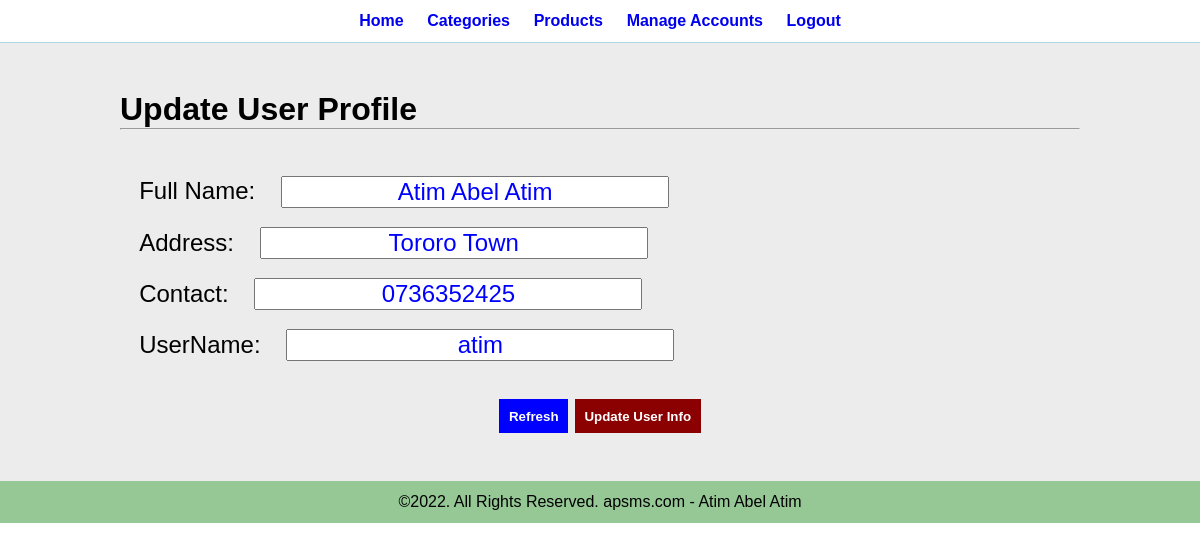
/admin/update_user.php?update_id=1 (signed in), run on the app's committed database.
### tables this page shows
CREATE TABLE `user` (
  `s_no` int(11) NOT NULL,
  `FullName` varchar(150) NOT NULL,
  `Address` varchar(150) NOT NULL,
  `Contact` varchar(20) NOT NULL,
  `Username` varchar(150) NOT NULL,
  `Password` varchar(25) NOT NULL
);

### admin/update_user.php (the view, shortened to what this page needs)
<?php include ("includes/header.php"); ?>
<div class="main">
<div class="wrapper">
<h1>Update User Profile</h1><hr><br><br>
<div class="credentials">
<form action="" method="post" autocomplete="off">
<?php
include("../db_connect.php");
if(isset($_GET['update_id']))
{
$uid = $_GET['update_id'];
$query = "select * from user where s_no = '$uid'";
$exec = mysqli_query($con,$query);
while($row = mysqli_fetch_array($exec))
{
echo("<label>Full Name: </label><input type='text' value='$row[1]' name='cname' required><br>");
echo("<label>Address: </label><input type='text' value='$row[2]' name='cad' required><br>");
echo("<label>Contact: </label><input type='tel' value='$row[3]' name='ctel' required><br>");
echo("<label>UserName: </label><input type='text' value='$row[4]' name='uname' required><br>");
}
}
?>
<div><br>
<center>
<button class="btn-secondary" type="reset" name="reset" id="rfr">Refresh</button>
<button class="btn-primary" type="submit" name="submit" id="save">Update User Info</button>
</center>
</div>
</form>
</div>
</div>
</div>
<?php include ("includes/footer.php"); ?>
</body>
</html>

### css/admin.css (style rules this page uses)
* { font-family: 'Lucida Sans', 'Lucida Sans Regular', 'Lucida Grande', 'Lucida Sans Unicode', Geneva, Verdana, sans-serif; margin: 0; padding: 0; }
.wrapper { width: 80%; padding: 1%; margin: 0 auto; }
.btn-primary { background-color: darkred; color: white; cursor: pointer; padding: 1%; text-decoration: none; font-weight: bold; border: none; }
.btn-secondary { background-color: blue; color: white; cursor: pointer; padding: 1%; text-decoration: none; font-weight: bold; border: none; }
.main { background-color: #ececec; padding: 3% 0; }
.credentials { font-size: 1.5rem; }
.credentials label { padding: 2%; }
.credentials input { color: blue; font-size: 1.5rem; width: 40%; text-align: center; margin: 1% 0; }

### data on the page
user: cname "Atim Abel Atim", cad "Tororo Town", ctel "0736352425", uname "atim"
